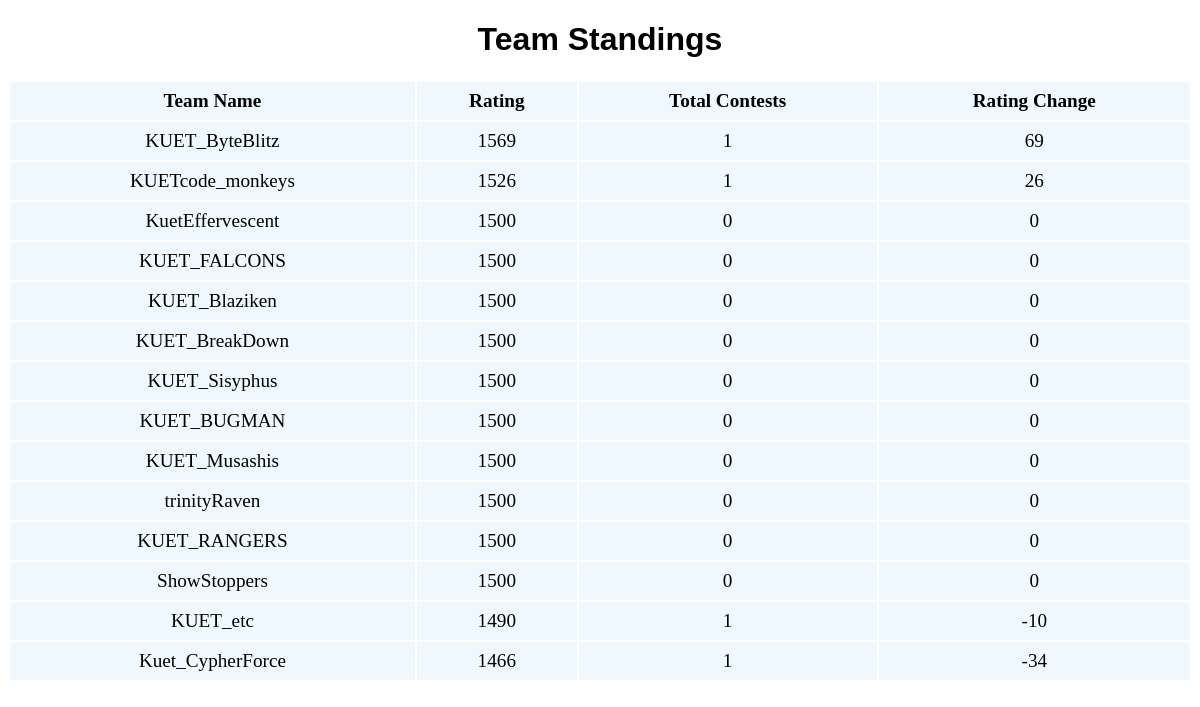
Before: / with the older database file.
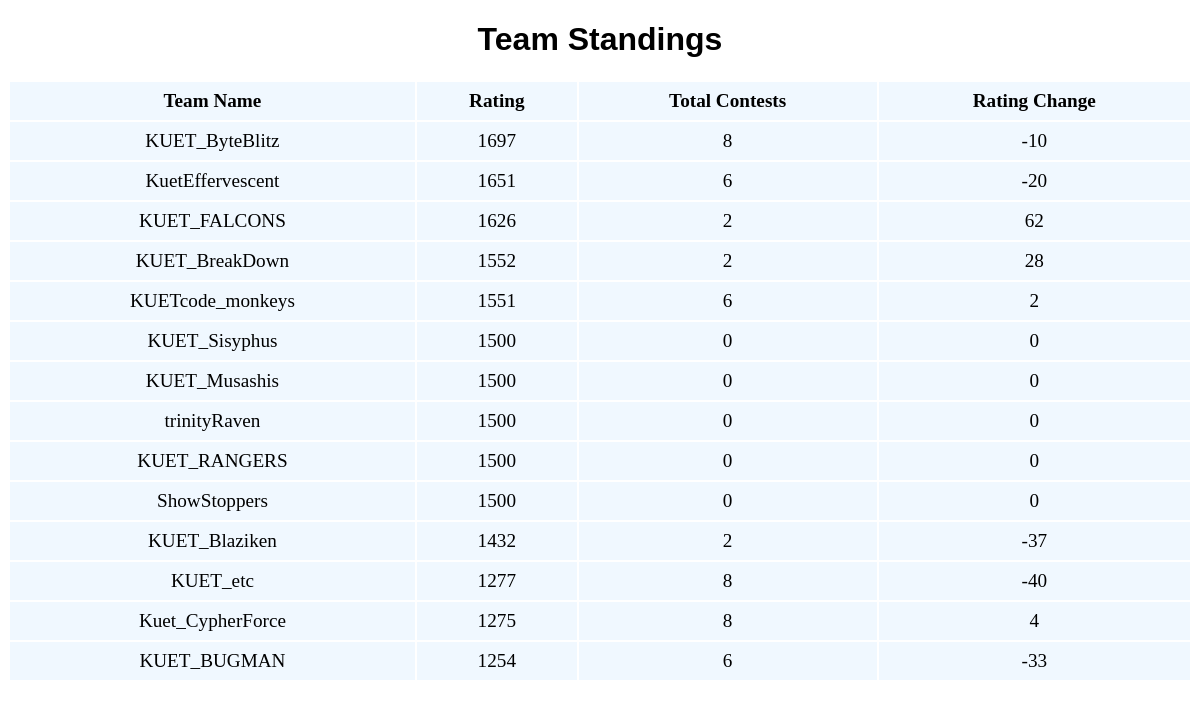
After: the same page with the newer database file.
### teamranking/models.py (models this page shows, shortened)
class teamInformation(models.Model):
    team_name=models.CharField(max_length=200)
    rating=models.IntegerField(default=1500)
    hidden_rating=models.IntegerField(default=1500)
    attended_contests=models.IntegerField(default=0)
    rating_change=models.IntegerField(default=0)

### teamranking/views.py (the view)
# urls.py: path('',views.Standings.as_view(),name='TeamStandings'),
class Standings(ListView):
    template_name='teamranking/standings.html'
    model=teamInformation
    ordering=['-rating']
    context_object_name='all_teams'

### teamranking/templates/teamranking/standings.html (shortened to what this page needs)
<!DOCTYPE html>
<html lang="en">
{% load static %}
<link href="https://fonts.cdnfonts.com/css/old-english-five" rel="stylesheet">
<link rel="stylesheet" href="{% static 'teamranking/teamranking.css' %}">
<head>
</head>
<body>
  <h1 id="heading">Team Standings </h1>
  <table class="center">
    <tr>
      <th>Team Name</th>
      <th>Rating</th>
      <th>Total Contests</th>
      <th>Rating Change</th>
    </tr>
    {% for team in all_teams %}
    <tr>
      <td>{{team.team_name}}</td>
      <td>{{team.rating}}</td>
      <td>{{team.attended_contests}}</td>
      <td>{{ team.rating_change }}</td>
    </tr>
    {% endfor %}
  </table>
</body>
</html>

### teamranking/static/teamranking/teamranking.css (style rules this page uses)
tr { border: solid; border-width: 1px 0; background-color: aliceblue; }
.center { width: 100%; font-family: "Trebuchet MS"; }
th, td { padding: 8px; text-align: center; font-size: larger; }
#heading { font-family: "Old English Five", sans-serif; text-align: center; }

Changed rows visible on the page:
changed teamInformation "KUET_ByteBlitz": rating "1569" → "1697"; attended_contests "1" → "8"; rating_change "69" → "-10"
changed teamInformation "KuetEffervescent": rating "1500" → "1651"; attended_contests "0" → "6"; rating_change "0" → "-20"
changed teamInformation "KUET_FALCONS": rating "1500" → "1626"; attended_contests "0" → "2"; rating_change "0" → "62"
changed teamInformation "KUET_BreakDown": rating "1500" → "1552"; attended_contests "0" → "2"; rating_change "0" → "28"
changed teamInformation "KUETcode_monkeys": rating "1526" → "1551"; attended_contests "1" → "6"; rating_change "26" → "2"; moves down the list
changed teamInformation "KUET_Blaziken": rating "1500" → "1432"; attended_contests "0" → "2"; rating_change "0" → "-37"; moves down the list
changed teamInformation "KUET_etc": rating "1490" → "1277"; attended_contests "1" → "8"; rating_change "-10" → "-40"
changed teamInformation "Kuet_CypherForce": rating "1466" → "1275"; attended_contests "1" → "8"; rating_change "-34" → "4"
changed teamInformation "KUET_BUGMAN": rating "1500" → "1254"; attended_contests "0" → "6"; rating_change "0" → "-33"; moves down the list
